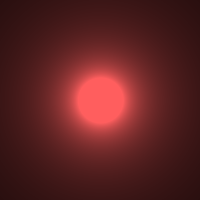
Frame 1 (no input)
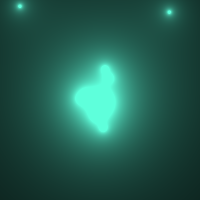
Frame 60 (the mouse pressed at the canvas centre just before this capture)
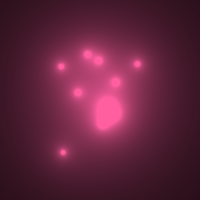
Frame 120 (the mouse held since frame 60 and released just before this capture)

The Processing sketch that drew these frames (run headless with seeded random() and noise(); from frame 60 on, the mouse is pressed at the canvas centre):

// Processing sketch: Metaballs
// ── Metaballs.pde
Metaball[] meta;

void setup() {
  size(200, 200);
  colorMode(HSB);
  meta = new Metaball[12];
  for (int m = 0; m < meta.length; m++) {
    meta[m] = new Metaball();
  }
}

int col = 0;

void draw() {
  loadPixels();
  for (int x = 0; x < width; x++) {
    for (int y = 0; y < height; y++) {
      int index = x + y * width;
      float brightness = 0;
      
      for (int m = 0; m < meta.length; m++) {
        float distance = dist(x, y, meta[m].origin.x, meta[m].origin.y);
        float addition = 500*pow(distance+1, -1);
        brightness = brightness + addition;
      }
      pixels[index] = color(col, 160, brightness);
    }
  }
  updatePixels();
  for (Metaball m: meta) {
    m.update();
  }
  col = (col + 2) % 255;
}

// ── Metaball.pde
class Metaball {
  PVector origin, velocity, acceleration;
  int hue;
  
  Metaball() {
    origin = PVector.random2D();
    origin.add(new PVector(width/2, height/2));
    velocity = PVector.random2D().setMag(4);
  }
  
  void update() {
    origin.add(velocity);
    
    if (origin.x > width || origin.x < 0 || origin.y > height || origin.y < 0) {
      origin = new PVector(width/2, height/2);
      velocity = PVector.random2D().setMag(4);
    }
  }
}
